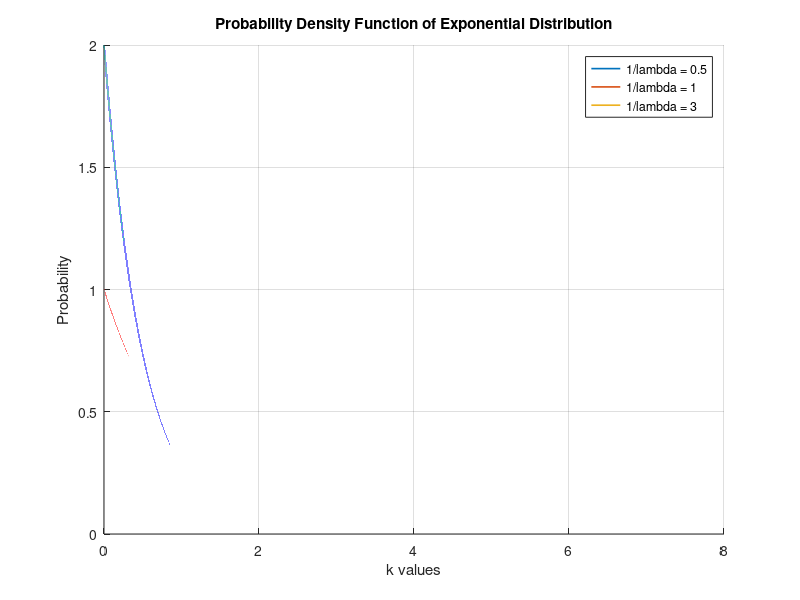
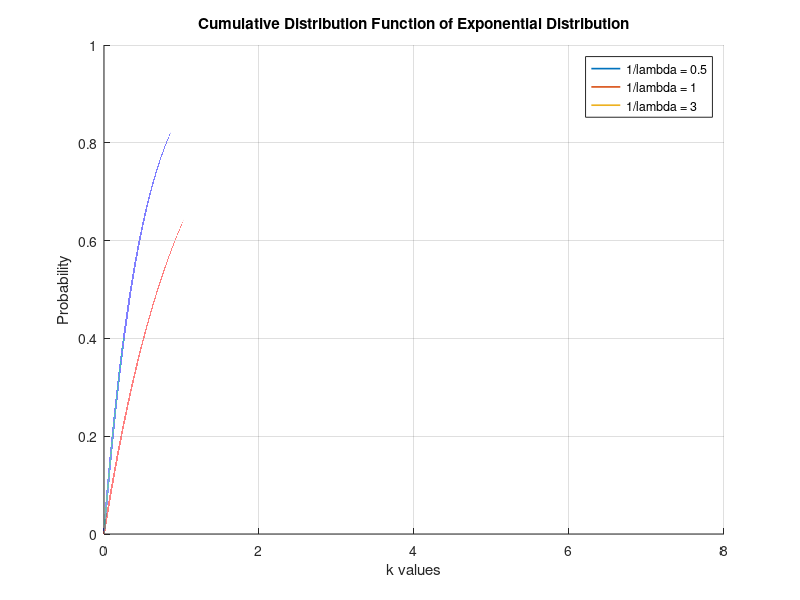

The MATLAB script that drew these images, in order: (Note: this script raises an error after producing the figures.)
pkg load statistics

clc;
clear all;
close all;

nfig=0;
# Exponential Distribution A

k = 0:0.00001:8;
means = [0.5,1,3];

for i = 1:3
  exp_pdf(i,:) = exppdf(k, means(i));
endfor

nfig=nfig+1; figure(nfig);
hold on;
for i = 1:3
  plot(k,exp_pdf(i,:),"linewidth",1.2);
endfor
hold off;

title("Probability Density Function of Exponential Distribution");
xlabel("k values");
ylabel("Probability");
legend("1/lambda = 0.5","1/lambda = 1","1/lambda = 3");
grid on;

name = "../images/Exponential_Distribution_A.png";
saveas(nfig,name);

# Exponential Distribution B

for i = 1:3
  exp_cdf(i,:) = expcdf(k, means(i));
endfor

nfig=nfig+1; figure(nfig);
hold on;
for i = 1:3
  plot(k,exp_cdf(i,:),"linewidth",1.2);
endfor
hold off;

title("Cumulative Distribution Function of Exponential Distribution");
xlabel("k values");
ylabel("Probability");
legend("1/lambda = 0.5","1/lambda = 1", "1/lambda = 3");
grid on;

name = "../images/Exponential_Distribution_B.png";
saveas(nfig,name);

# Exponential Distribution C

mean = 2.5; # mean=1/lambda

P_30000 = 1 - expcdf(k(30000), mean);
P_50000_20000 = (1 - expcdf(k(50000), mean))/(1 - expcdf(k(20000), mean));

fd = fopen("../images/Exponential_Distribution_C.txt","w");
fprintf(fd,"P(X > 50000 | X > 20000) with lambda 0.4 = %.5d\n", P_50000_20000);
fprintf(fd,"P(X > 30000) with lambda 0.4 = %.5d\n", P_30000);
fclose(fd);